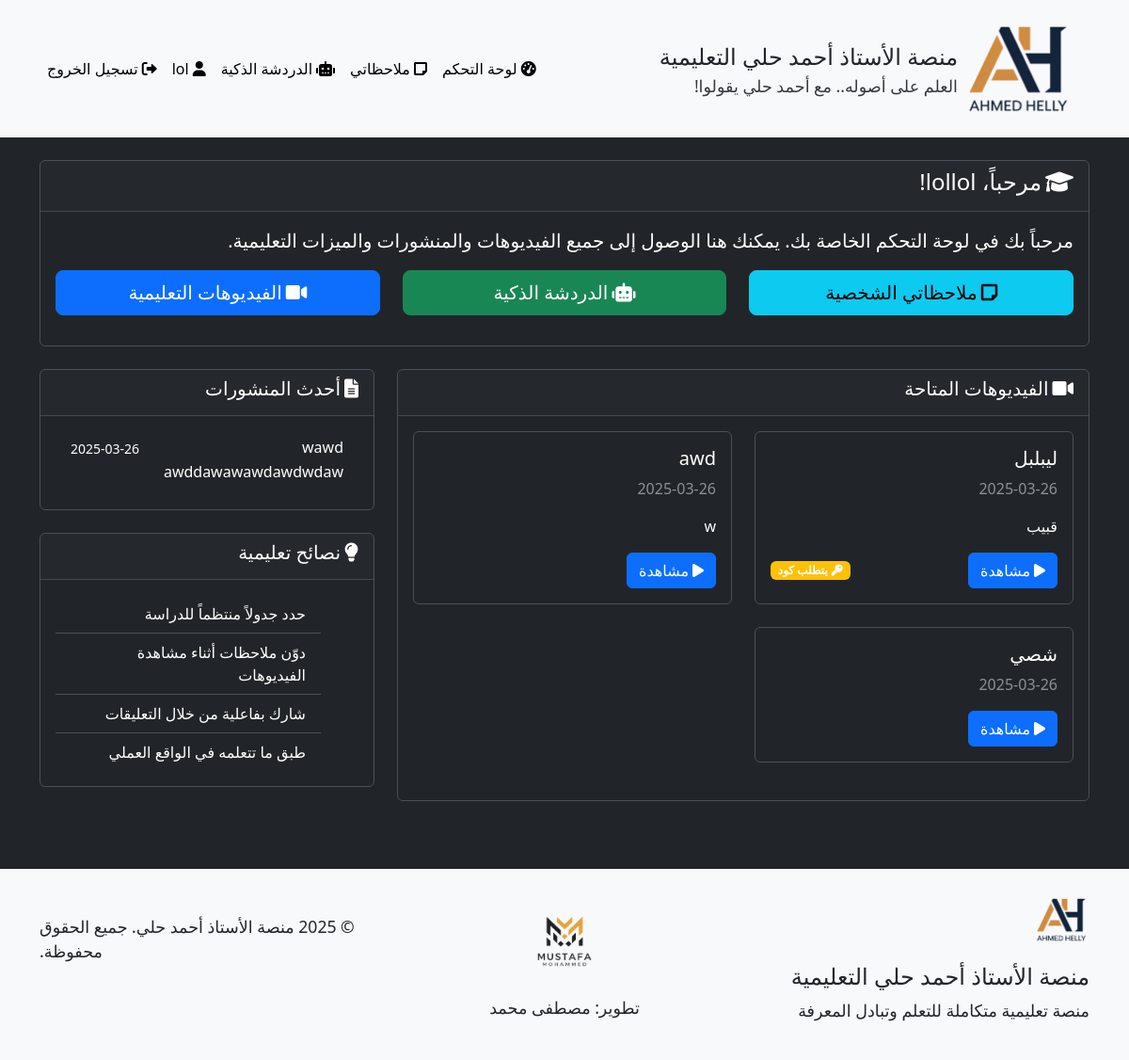
Page /student/dashboard (signed in) on the earlier database version.
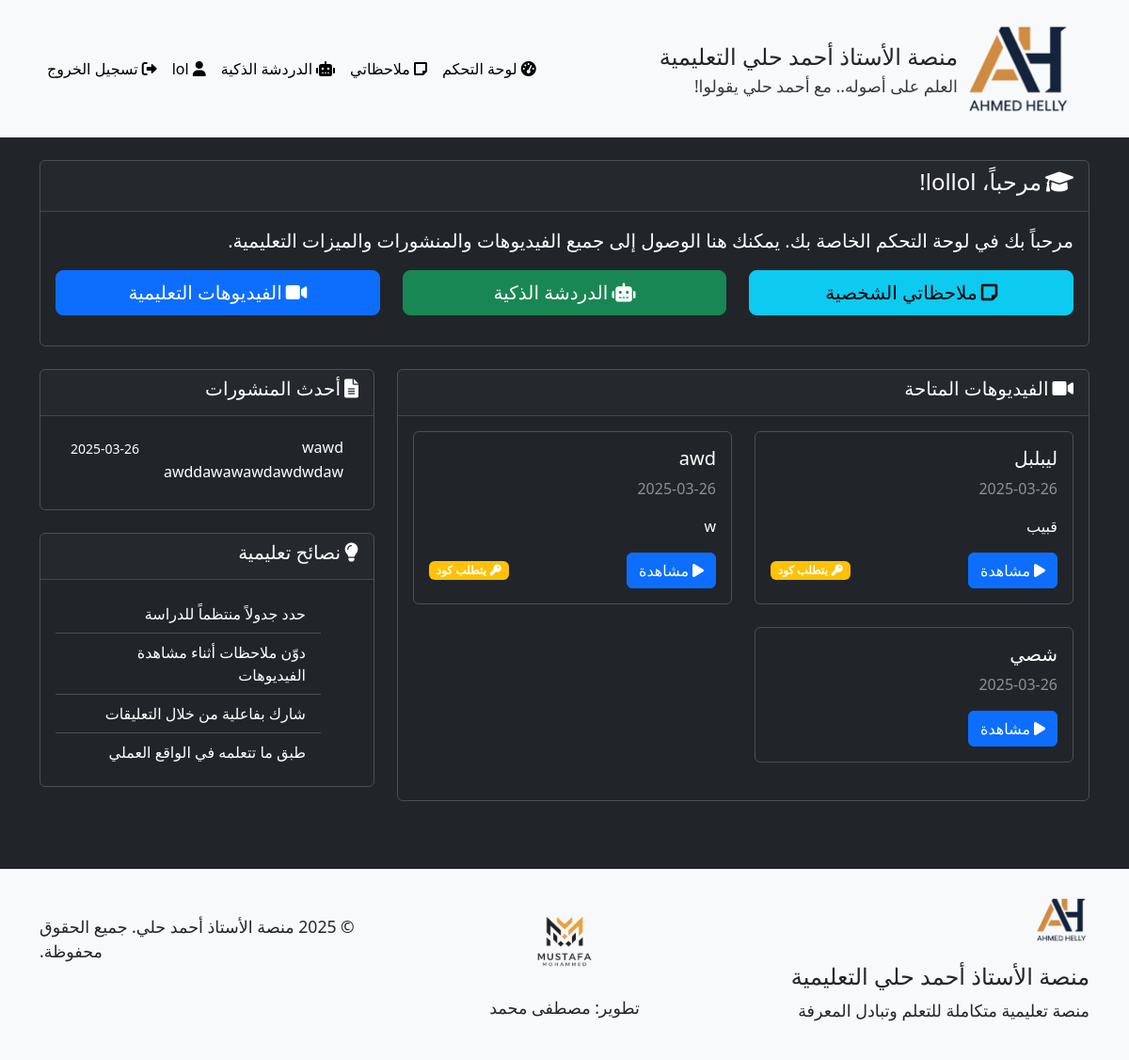
Same page on the later database version.
### models.py (models this page shows, shortened)
class Video(db.Model):
    __tablename__ = 'videos'
    id = db.Column(db.Integer, primary_key=True)
    title = db.Column(db.String(100), nullable=False)
    url = db.Column(db.String(200), nullable=True)  # يمكن أن يكون فارغًا في حالة رفع ملف
    file_path = db.Column(db.String(200), nullable=True)  # مسار الملف المرفوع
    description = db.Column(db.Text)
    uploaded_by = db.Column(db.Integer, db.ForeignKey('users.id'), nullable=False)
    created_at = db.Column(db.DateTime, default=datetime.utcnow)
    requires_code = db.Column(db.Boolean, default=True)  # هل تتطلب المحاضرة كود للوصول
    comments = db.relationship('Comment', backref='video', lazy='dynamic', cascade='all, delete-orphan')

### routes.py (the view)
@student_bp.route('/dashboard')
@login_required
def dashboard():
    if current_user.is_admin():
        return redirect(url_for('admin.dashboard'))
    videos = Video.query.order_by(Video.created_at.desc()).all()
    posts = Post.query.order_by(Post.created_at.desc()).all()
    return render_template('student/dashboard.html', videos=videos, posts=posts)

### app.py (called while the page is built)
    @login_manager.user_loader
    def load_user(user_id):
        return User.query.get(int(user_id))

### models.py (called while the page is built)
    def is_admin(self):
        return self.role == 'admin'

### templates/student/dashboard.html (shortened to what the changed rows need)
{% extends 'base.html' %}
{% block content %}
<div class="row">
    <div class="col-lg-8">
        <div class="card bg-dark mb-4">
            <div class="card-body">
                {% if videos %}
                    <div class="row">
                        {% for video in videos %}
                            <div class="col-md-6 mb-4">
                                <div class="card bg-dark h-100 card-hover">
                                    <div class="card-body">
                                        <h5 class="card-title">{{ video.title }}</h5>
                                        <p class="card-text text-muted">
                                            {{ video.created_at.strftime('%Y-%m-%d') }}
                                        </p>
                                        {% if video.description %}
                                            <p class="card-text">
                                                {{ video.description[:100] }}{% if video.description|length > 100 %}...{% endif %}
                                            </p>
                                        {% endif %}
                                        <div class="d-flex justify-content-between align-items-center">
                                            <a href="{{ url_for('student.view_video', video_id=video.id) }}" class="btn btn-primary">
                                                <i class="fas fa-play me-1"></i>مشاهدة
                                            </a>
                                            {% if video.requires_code %}
                                                <span class="badge bg-warning">
                                                    <i class="fas fa-key me-1"></i>يتطلب كود
                                                </span>
                                            {% endif %}
                                        </div>
                                    </div>
                                </div>
                            </div>
                        {% endfor %}
                    </div>
                {% else %}
                    <div class="alert alert-info">
                        <i class="fas fa-info-circle me-2"></i>لا توجد فيديوهات متاحة حالياً.
                    </div>
                {% endif %}
            </div>
        </div>
    </div>
</div>
{% endblock %}

Differences in the rows shown:
changed Video "awd": now shows "يتطلب كود"
